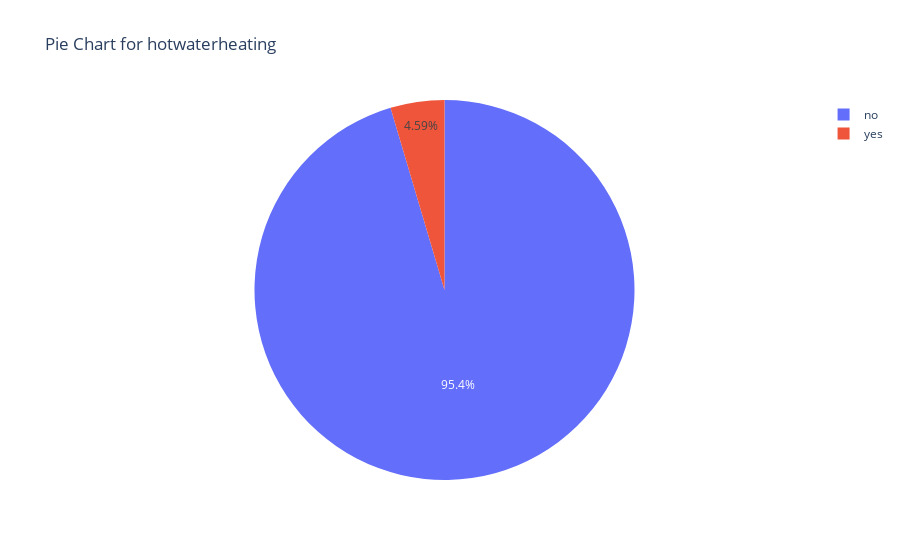

Notebook code for this chart:
### Code cell
draw_pie_chart(data, "hotwaterheating")

### Figure 1 — Plotly figure (JSON) as saved in the notebook; plotly's stock layout.template omitted (floating-point values rounded to 4 significant figures)
{"data": [{"domain": {"x": [0, 1], "y": [0, 1]}, "hovertemplate": "label=%{label}<br>value=%{value}<extra></extra>", "labels": ["no", "yes"], "legendgroup": "", "name": "", "showlegend": true, "type": "pie", "values": [520, 25]}], "layout": {"autosize": true, "legend": {"tracegroupgap": 0}, "title": {"text": "Pie Chart for hotwaterheating"}}}
